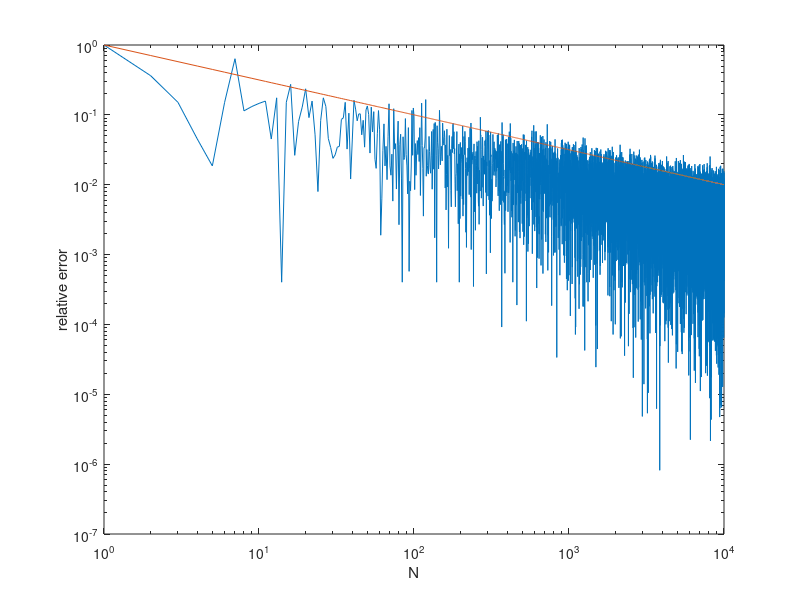

This figure's MATLAB source:
clear
r = 1;
N = 10000;
s = zeros(N,1);
for n = 1:N
    x = rand(n,1);
    y = rand(n,1);
    in = x.^2+y.^2<r^2;
    s(n) = sum(in)/n*4;
end
figure
loglog(1:N,abs(s-pi)/pi)
hold on
loglog(1:N,1./sqrt(1:N))
xlabel('N')
ylabel('relative error')